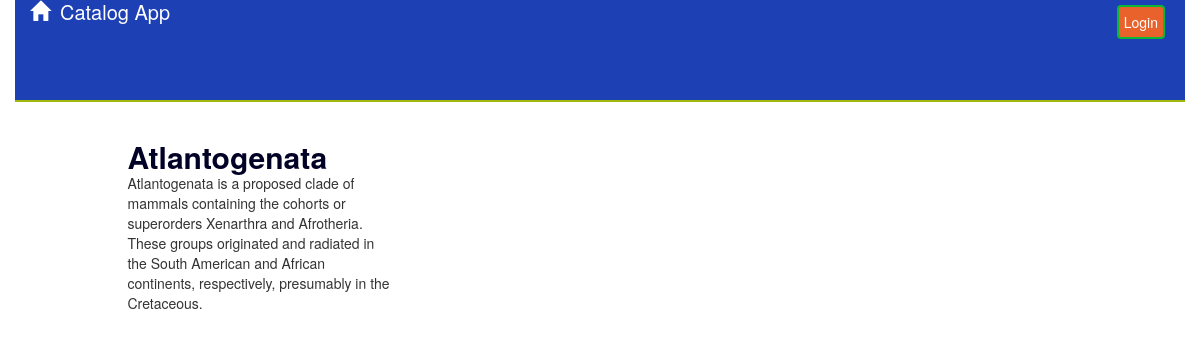
The app's page /category/1/item/1/ with its own data.
### database_setup.py (models this page shows, shortened)
class MenuItem(Base):
    __tablename__ = 'menu_item'
    name = Column(String(80), nullable=False)
    id = Column(Integer, primary_key=True)
    description = Column(String(250))
    category_id = Column(Integer, ForeignKey('category.id'))
    time_in = Column(DateTime, default=func.now())
    category = relationship(Category)
    user_id = Column(Integer, ForeignKey('user.id'))
    user = relationship(User)

### finalproject.py (the view, shortened to what this page needs)
@app.route('/category/<int:category_id>/item/<int:menuitem_id>/')
def showMenuItem(category_id, menuitem_id):
    category = session.query(Category).filter_by(id=category_id).one()
    item = session.query(MenuItem).filter_by(id=menuitem_id).one()
    creator = getUserInfo(item.user_id)
    if ('username' not in login_session or
            creator.id != login_session['user_id']):
        return render_template(
          'publicmenuitem.html',
          item=item, category=category,
          creator=creator
          )

### finalproject.py (called while the page is built)
def getUserInfo(user_id):
    user = session.query(User).filter_by(id=user_id).one()
    return user

### templates/publicmenuitem.html (shortened to what this page needs)
{% extends "main.html" %}
{% block content %}
{% include "header.html" %}
	<div class="row divider green">
		<div class="col-md-12"></div>
	</div>
	<div class="row padding-top padding-bottom">
		<div class="col-md-1"></div>
		<div class="col-md-11 padding-none">
		</div>
		<div class="col-md-7"></div>
	</div>
	{% if item !=[] %}
		<div class="row">
			<div class="col-md-1"></div>
			<div class="col-md-3">
							<div>
								<strong>{{item.name}}</strong>
								<p>{{item.description}}</p>
							</div>
			</div>
			<div class="col-md-1"></div>
		</div>
	{% endif %}
{% endblock %}

### static/styles.css (style rules this page uses)
strong { font-size: 30px; color: #020227; line-height: 25px; }
.padding-top { padding-top: 20px; }
.padding-bottom { padding-bottom: 20px; }
.padding-none { padding: 0; }
.divider { height: 2px; }
.divider.green { background-color: #9FB80A; }

### records on screen
MenuItem: name "Atlantogenata", description "Atlantogenata is a proposed clade of mammals containing the cohorts or superorders Xenarthra and Afrotheria. These groups originated and radiated in the South American and African continents, respectively, presumably in the Cretaceous."
